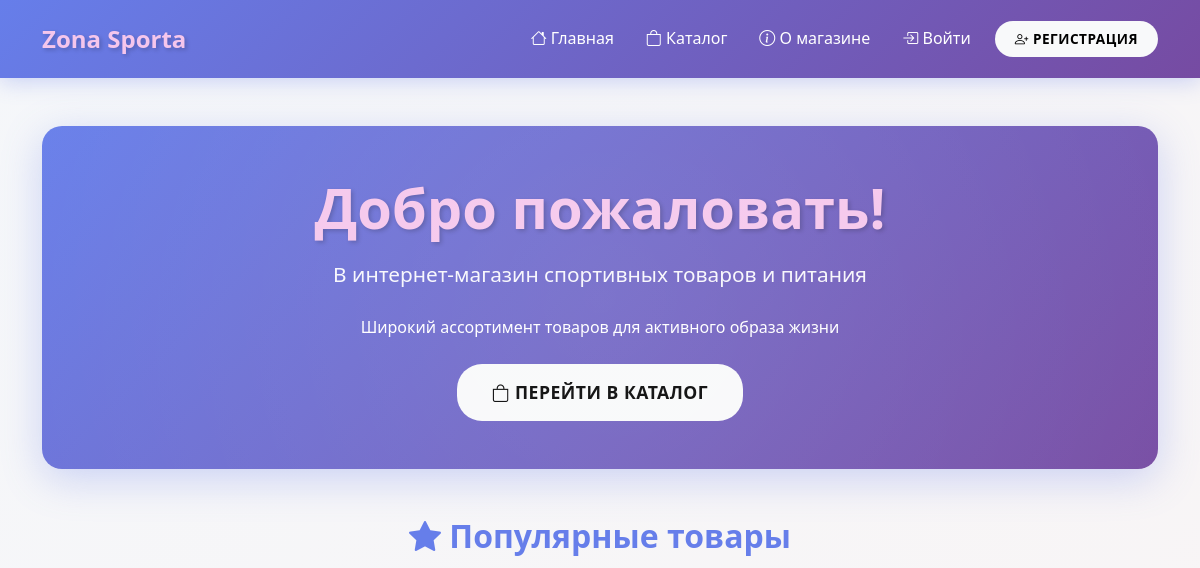
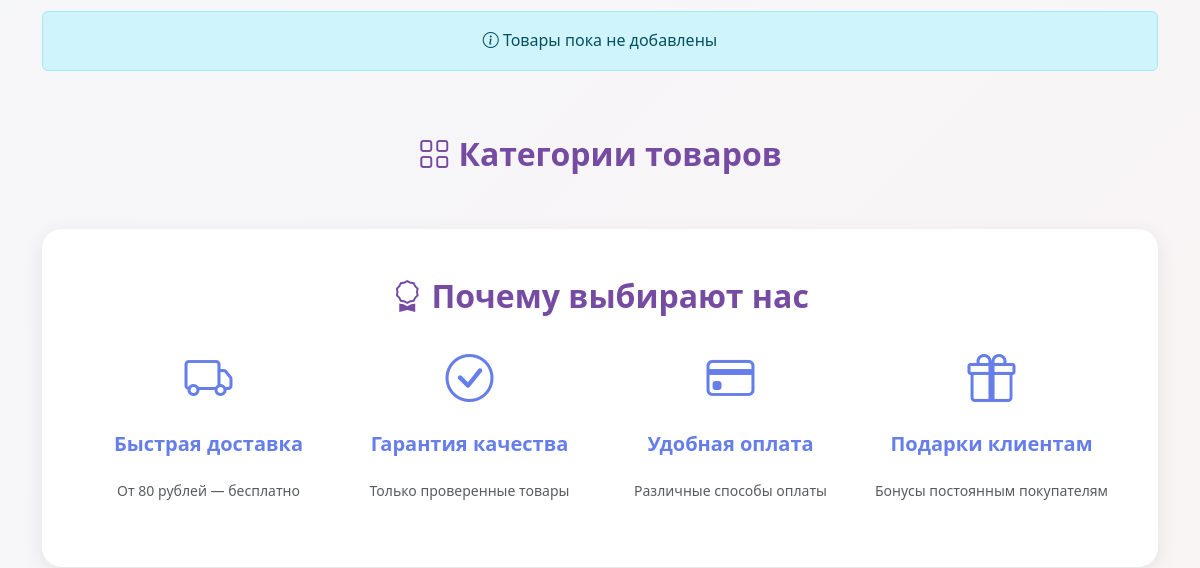
Before: / (upper part) with the older database file (2 pictures, top to bottom).
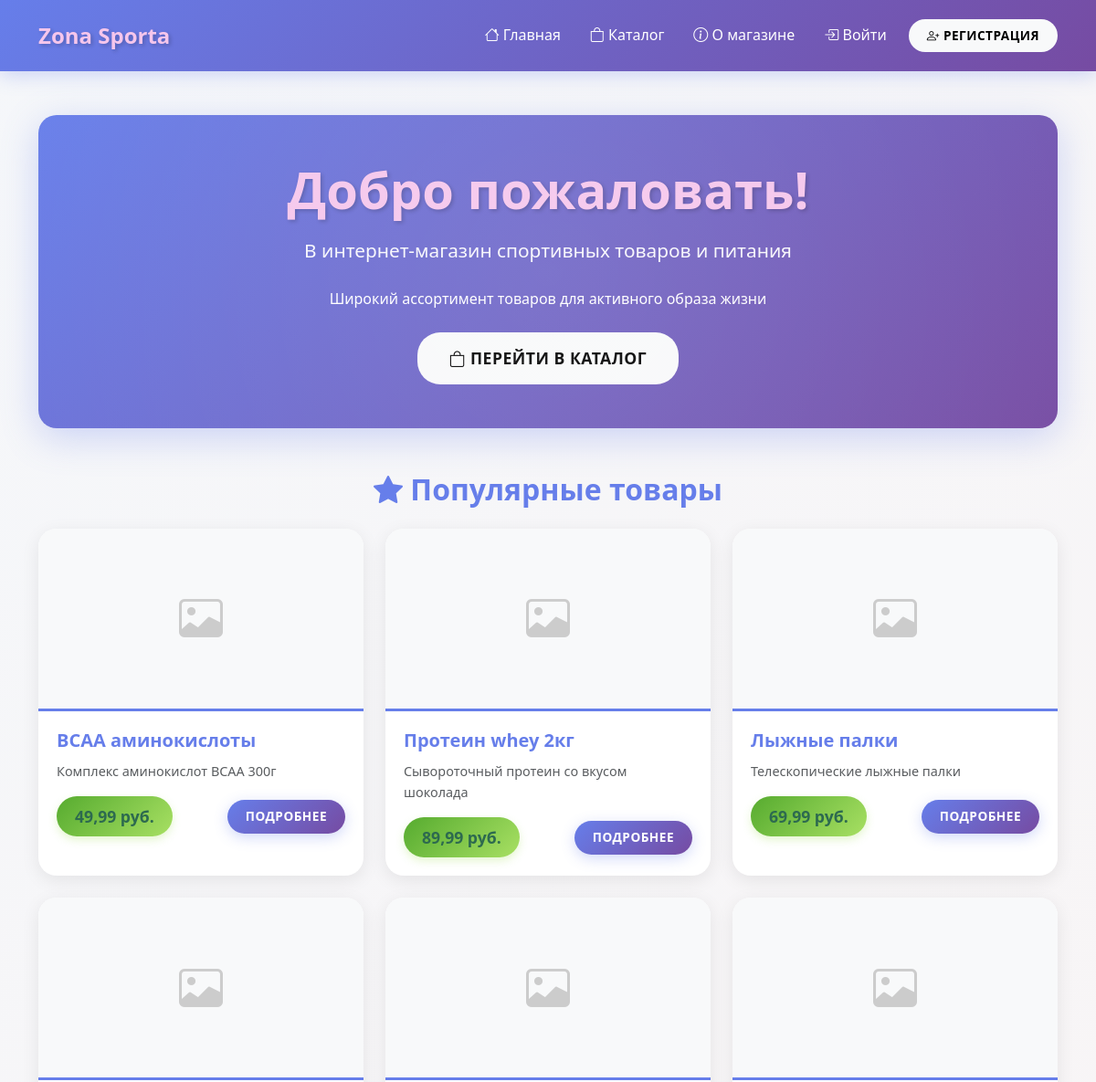
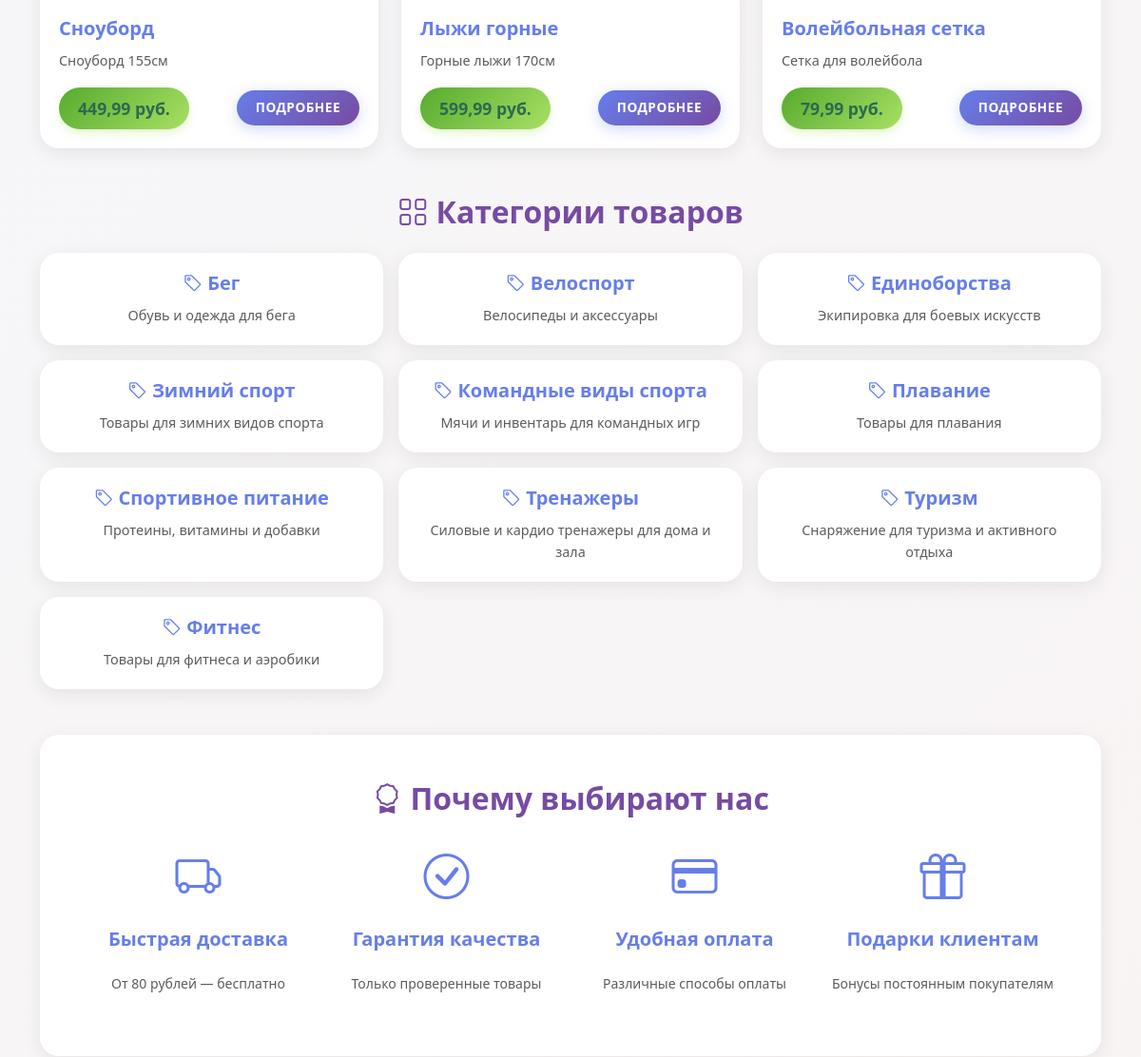
After: the same page with the newer database file (2 pictures, top to bottom).
### shop/models.py (models this page shows, shortened)
class Product(models.Model):
    name = models.CharField(
        max_length=200,
        verbose_name="Название товара"
    )
    description = models.TextField(
        verbose_name="Описание товара"
    )
    image = models.ImageField(
        upload_to='products/%Y/%m/%d/',
        verbose_name="Фото товара"
    )
    price = models.DecimalField(
        max_digits=10,
        decimal_places=2,
        validators=[MinValueValidator(0, 'Цена не может быть отрицательной')],
        verbose_name="Цена"
    )
    stock_quantity = models.IntegerField(
        validators=[MinValueValidator(0, 'Количество не может быть отрицательным')],
        verbose_name="Количество на складе"
    )
    category = models.ForeignKey(
        Category,
        on_delete=models.CASCADE,
        related_name='products',
        verbose_name="Категория"
    )
    manufacturer = models.ForeignKey(
        Manufacturer,
        on_delete=models.CASCADE,
        related_name='products',
        verbose_name="Производитель"
    )
    created_at = models.DateTimeField(
        auto_now_add=True,
        verbose_name="Дата создания"
    )
    updated_at = models.DateTimeField(
        auto_now=True,
        verbose_name="Дата обновления"
    )
    class Meta:
        verbose_name = "Товар"
        verbose_name_plural = "Товары"
        ordering = ['-created_at']

class Category(models.Model):
    name = models.CharField(
        max_length=100,
        verbose_name="Название категории"
    )
    description = models.TextField(
        blank=True,
        null=True,
        verbose_name="Описание категории"
    )
    class Meta:
        verbose_name = "Категория товара"
        verbose_name_plural = "Категории товаров"
        ordering = ['name']

### shop/views.py (the view)
# urls.py: path('', views.home_page, name='home'),
def home_page(request):
    popular_products = Product.objects.all()[:6]
    categories = Category.objects.all()
    context = {
        'popular_products': popular_products,
        'categories': categories,
    }
    return render(request, 'shop/index.html', context)

### templates/shop/index.html (shortened to what the changed rows need)
{% extends 'base.html' %}
{% load static %}
{% block content %}
<section class="hero-section text-center py-5 mb-5" style="background: linear-gradient(135deg, #667eea 0%, #764ba2 100%); border-radius: 20px; color: white;">
    <div class="container">
        <h1 class="display-4 fw-bold mb-3" style="color: #f5c6ec; text-shadow: 2px 2px 4px rgba(0,0,0,0.2);">
             Добро пожаловать!
        </h1>
    </div>
</section>
<section class="mb-5">
    <h2 class="text-center mb-4" style="color: #667eea;">
        <i class="bi bi-star-fill"></i> Популярные товары
    </h2>
    <div class="row g-4">
        {% for product in popular_products %}
        <div class="col-md-4">
            <div class="card h-100">
                {% if product.image %}
                <img src="{{ product.image.url }}" class="card-img-top" alt="{{ product.name }}" style="height: 200px; object-fit: cover;">
                {% else %}
                <div class="card-img-top d-flex align-items-center justify-content-center bg-light" style="height: 200px;">
                    <i class="bi bi-image" style="font-size: 3rem; color: #ccc;"></i>
                </div>
                {% endif %}
                <div class="card-body">
                    <h5 class="card-title">{{ product.name }}</h5>
                    <p class="card-text text-muted small">{{ product.description|truncatechars:80 }}</p>
                    <div class="d-flex justify-content-between align-items-center">
                        <span class="price-tag">{{ product.price }} руб.</span>
                        <a href="{% url 'shop:product_detail' product.pk %}" class="btn btn-primary btn-sm">
                            Подробнее
                        </a>
                    </div>
                </div>
            </div>
        </div>
        {% empty %}
        <div class="col-12">
            <div class="alert alert-info text-center">
                <i class="bi bi-info-circle"></i> Товары пока не добавлены
            </div>
        </div>
        {% endfor %}
    </div>
</section>
<section class="mb-5">
    <h2 class="text-center mb-4" style="color: #764ba2;">
        <i class="bi bi-grid"></i> Категории товаров
    </h2>
    <div class="row g-3">
        {% for category in categories %}
        <div class="col-md-4 col-sm-6">
            <a href="{% url 'shop:product_list' %}?category={{ category.id }}" class="card text-decoration-none h-100">
                <div class="card-body text-center">
                    <h5 class="card-title" style="color: #667eea;">
                        <i class="bi bi-tag"></i> {{ category.name }}
                    </h5>
                    {% if category.description %}
                    <p class="card-text text-muted small">{{ category.description|truncatechars:60 }}</p>
                    {% endif %}
                </div>
            </a>
        </div>
        {% endfor %}
    </div>
</section>
<section class="mb-5">
    <div class="card" style="background: white;">
        <div class="card-body p-5">
            <h2 class="text-center mb-4" style="color: #764ba2;">
                <i class="bi bi-award"></i> Почему выбирают нас
            </h2>
        </div>
    </div>
</section>
{% endblock %}

Changed rows visible on the page:
added Product: name "BCAA аминокислоты", description "Комплекс аминокислот BCAA 300г", price "49,99"
added Product: name "Протеин whey 2кг", description "Сывороточный протеин со вкусом шоколада", price "89,99"
added Product: name "Лыжные палки", description "Телескопические лыжные палки", price "69,99"
added Product: name "Сноуборд", description "Сноуборд 155см", price "449,99"
added Product: name "Лыжи горные", description "Горные лыжи 170см", price "599,99"
added Product: name "Волейбольная сетка", description "Сетка для волейбола", price "79,99"
added Category: name "Бег", description "Обувь и одежда для бега"
added Category: name "Велоспорт", description "Велосипеды и аксессуары"
added Category: name "Единоборства", description "Экипировка для боевых искусств"
added Category: name "Зимний спорт", description "Товары для зимних видов спорта"
added Category: name "Командные виды спорта", description "Мячи и инвентарь для командных игр"
added Category: name "Плавание", description "Товары для плавания"
added Category: name "Спортивное питание", description "Протеины, витамины и добавки"
added Category: name "Тренажеры", description "Силовые и кардио тренажеры для дома и зала"
added Category: name "Туризм", description "Снаряжение для туризма и активного отдыха"
added Category: name "Фитнес", description "Товары для фитнеса и аэробики"
Other visible differences:
text no longer shown: "Товары пока не добавлены"
